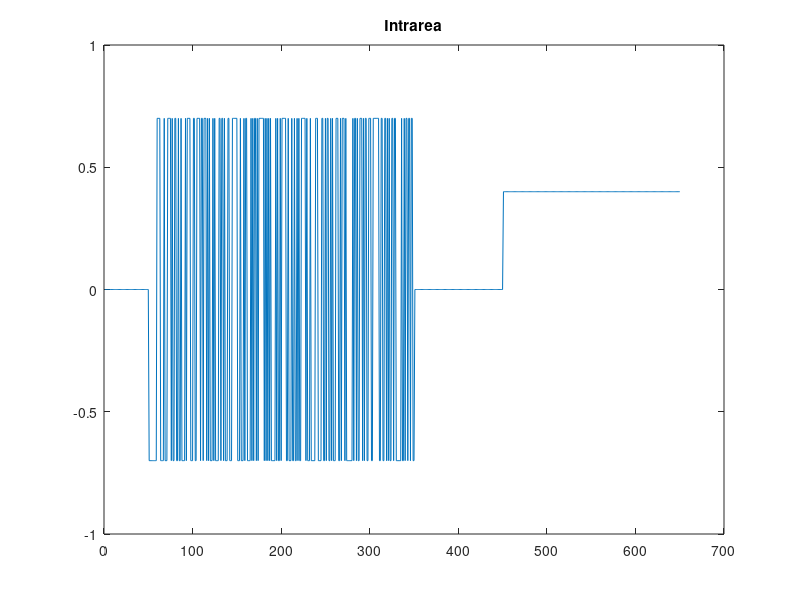
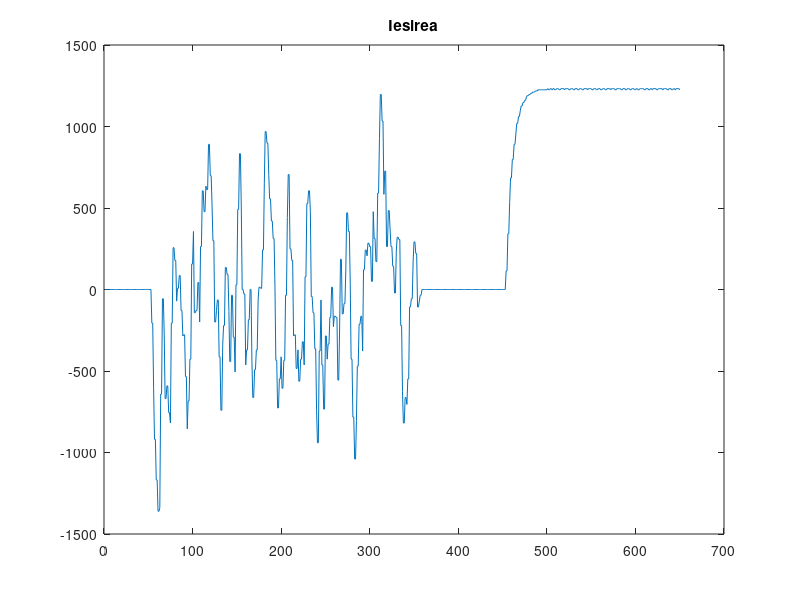

Here is the MATLAB script that generated these plots, in order: (Note: this script raises an error after producing the figures.)
clear all
close all
load('date_lab9.mat')

% N=300;
% u = [zeros(50, 1); idinput(N, 'prbs', [], [-0.8 0.8]); zeros(100,1); 0.3*ones(70,1)] ;
% [vel, alpha, t] = run(u, '3');
% plot(t, vel);

plot(u); title("Intrarea")
figure
plot(vel); title("Iesirea")

Ts = 0.05;
na = 9;
nb = 9;
nk = 1;

u_id = u(1 : 360);
vel_id = vel(1 : 360)';
data_id = iddata(vel_id, u_id, Ts);
model_identificare = arx(data_id, [na, nb, nk]);

u_val = u(450 : 650);
vel_val = vel(450 : 650)';
data_val = iddata(vel_val, u_val, Ts);
model_validare = arx(data_val, [na, nb, nk]);

% Simulare
yhat_simulat = lsim(model_identificare, u_id);

Phi_simulare = [];
for tau = 1 : length(yhat_simulat)
    for i = 1 : na
        if tau > i
            Phi_simulare(tau, i) = -yhat_simulat(tau - i);
        else
            Phi_simulare(tau, i) = 0;
        end
    end
    for j = 1 : nb
        if tau > j
            Phi_simulare(tau, j + na) = u_id(tau - j);
        else
            Phi_simulare(tau, j + na) = 0;
        end
    end
end

theta = Phi_simulare \ yhat_simulat;

A = zeros(1, na+1);
A(1) = 1;
for i = 1 : na 
    A(i+1) = theta(i);
end

B = zeros(1, nb+1);
B(1) = 0;
for i = 1 : nb
    B(i+1) = theta(i + na);
end

ivmodel = idpoly(A, B, 1, 1, 1, 0 ,Ts);
yhat = lsim(ivmodel, u_val);
% compare(ivmodel, data_val)

figure
hold on
plot(yhat, 'r');
plot(vel_val, 'b')